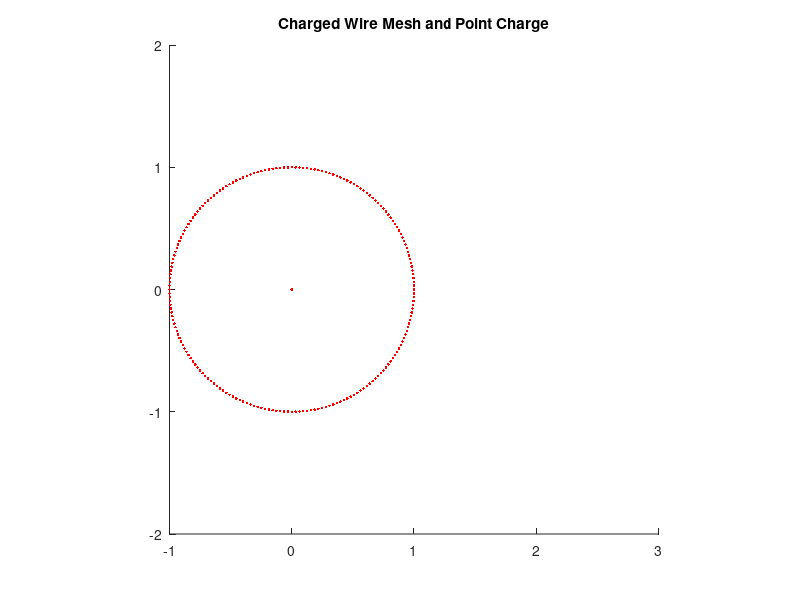

Reproduce this figure in MATLAB. (Note: this script raises an error after producing the figure.)
num_point_charges = 200;
x_min = -1;
x_max = 3;
y_min = -2;
y_max = 2;
% distance between equally spaced point charges on unit circle
r = 1 / num_point_charges;
% starting location of exterior point charge
zs_cart = [0; 0];
zs = zs_cart(1) + 1i*zs_cart(2);
n = 1:num_point_charges;
pos = exp(1i*2*pi / num_point_charges * n);
hold on
plot(real(pos), imag(pos), '.r');
plot(real(zs),imag(zs),'.r');
hold off
axis([x_min, x_max, y_min, y_max])
axis square
title('Charged Wire Mesh and Point Charge');
% charges on wires must sum to zero
Aeq = ones(1, num_point_charges);
beq = 0;
H = zeros(num_point_charges, num_point_charges);
f = zeros(num_point_charges, 1);
% arrange point charges in a loop
n = 1:num_point_charges;
pos = exp(1i*2*pi / num_point_charges * n);
% coordinates of external charge
zs_i = zs_cart(1) + 1i*zs_cart(2);
% fill Hessian and gradient with 2-D potentials
% between all charged objects
for row = 1:num_point_charges
    
   H(row,row) = -log(r);    
   f(row) = -log(abs(pos(row) - zs_i));
    
   for col = (row+1):num_point_charges        
       H(row, col) = -log(abs(pos(row) - pos(col)));
       H(col, row) = H(row, col);
   end
end
q_default = quadprog(H, f, [], [], Aeq, beq, [], [], [], ...
            optimoptions(@quadprog, 'Display', 'iter', 'Algorithm', 'interior-point-convex'));
npts = 500;
x = linspace(x_min,x_max,npts);
y = linspace(y_min, y_max,npts);
[X,Y] = meshgrid(x,y); 
Z = X+1i*Y;
zs = zs_cart(1) + 1i*zs_cart(2);
U = log(abs(Z-zs));
n = 1:num_point_charges;
pos = exp(1i*2*pi / num_point_charges * n);
for j = 1:num_point_charges
    U = U + q_default(j)*log(abs(Z-pos(j)));
end
plot(real(pos), imag(pos), '.r');
hold on
contour(X,Y,U,-2:.1:1.2);
axis([x_min, x_max, y_min, y_max]);
axis square
plot(real(zs),imag(zs),'.r');